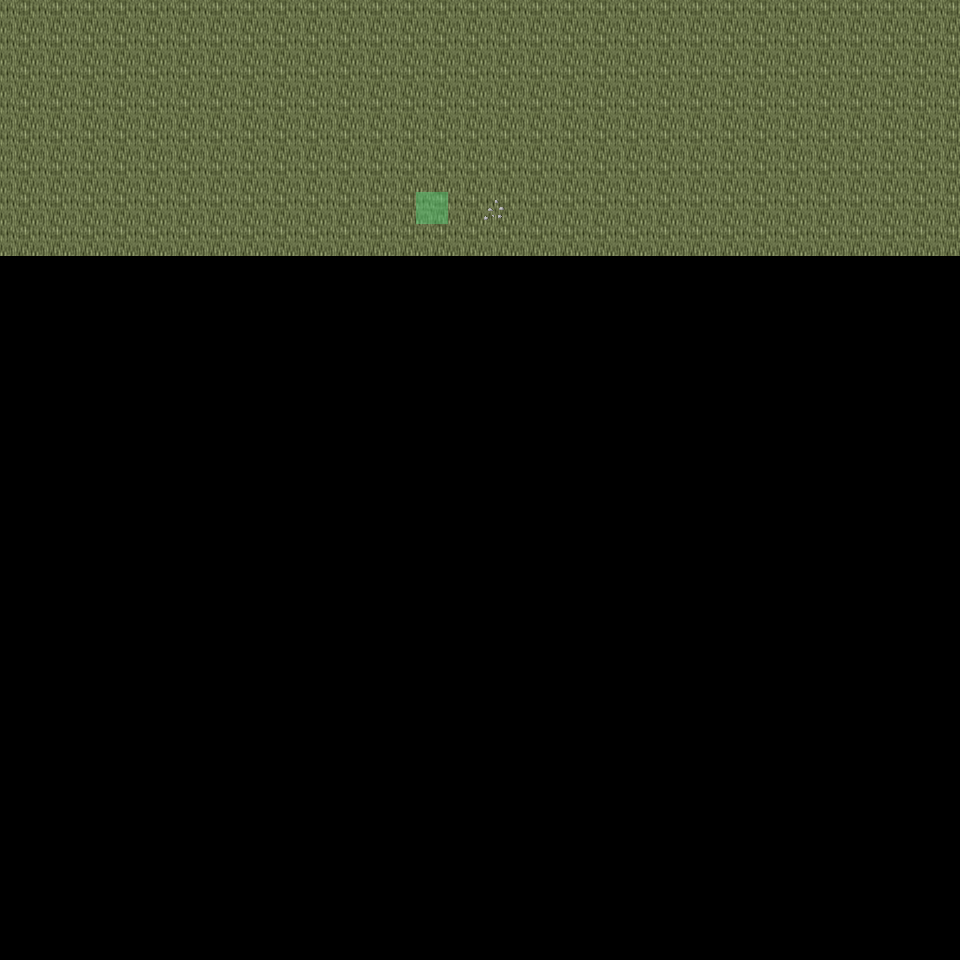

A 2D game scene composited from a Tiled map and its tileset images. What follows is a short description and the map's XML, with each tile layer's data collapsed to a summary:
An orthogonal 30x30 tile map with 32x32 px tiles, 6 tile layers (Ground, Object, Object2, Above, ...), 23 tilesets and 2 objects (2x mapExit).

<map version="1.0" orientation="orthogonal" renderorder="right-down" width="30" height="30" tilewidth="32" tileheight="32" nextobjectid="3">
  <tileset firstgid="1" name="tileset_ground_ground" tilewidth="32" tileheight="32" tilecount="33" columns="3">
    <image source="../drawable/tileset_ground_ground.png" width="96" height="352" />
  </tileset>
  <tileset firstgid="34" name="tileset_ground_ridge_earth_dark" tilewidth="32" tileheight="32" tilecount="96" columns="12">
    <image source="../drawable/tileset_ground_ridge_earth_dark.png" width="384" height="256" />
  </tileset>
  <tileset firstgid="130" name="tileset_logic_collision" tilewidth="32" tileheight="32" tilecount="1" columns="1">
    <image source="../drawable/tileset_logic_collision.png" width="32" height="32" />
  </tileset>
  <tileset firstgid="131" name="tileset_logic_creature_animal" tilewidth="32" tileheight="32" tilecount="32" columns="8">
    <image source="../drawable/tileset_logic_creature_animal.png" width="256" height="128" />
  </tileset>
  <tileset firstgid="163" name="tileset_ground_earth_edges" tilewidth="32" tileheight="32" tilecount="18" columns="6">
    <image source="../drawable/tileset_ground_earth_edges.png" width="192" height="96" />
  </tileset>
  <tileset firstgid="181" name="tileset_plant_grasses" tilewidth="32" tileheight="32" tilecount="6" columns="3">
    <image source="../drawable/tileset_plant_grasses.png" width="96" height="64" />
  </tileset>
  <tileset firstgid="187" name="tileset_ground_earth_edges_yellowgreen" tilewidth="32" tileheight="32" tilecount="15" columns="5">
    <image source="../drawable/tileset_ground_earth_edges_yellowgreen.png" width="160" height="96" />
  </tileset>
  <tileset firstgid="202" name="tileset_ground_grass_corners" tilewidth="32" tileheight="32" tilecount="24" columns="6">
    <image source="../drawable/tileset_ground_grass_corners.png" width="192" height="128" />
  </tileset>
  <tileset firstgid="226" name="tileset_plant_tree_tree_darkgreen" tilewidth="32" tileheight="32" tilecount="88" columns="8">
    <image source="../drawable/tileset_plant_tree_tree_darkgreen.png" width="256" height="352" />
  </tileset>
  <tileset firstgid="314" name="tileset_plant_tree_evergreen" tilewidth="32" tileheight="32" tilecount="36" columns="3">
    <image source="../drawable/tileset_plant_tree_evergreen.png" width="96" height="384" />
  </tileset>
  <tileset firstgid="350" name="tileset_plant_bush_various_small" tilewidth="32" tileheight="32" tilecount="9" columns="3">
    <image source="../drawable/tileset_plant_bush_various_small.png" width="96" height="96" />
  </tileset>
  <tileset firstgid="359" name="tileset_plant_bush_bushes" tilewidth="32" tileheight="32" tilecount="10" columns="5">
    <image source="../drawable/tileset_plant_bush_bushes.png" width="160" height="64" />
  </tileset>
  <tileset firstgid="369" name="tileset_building_decoration_rocks" tilewidth="32" tileheight="32" tilecount="6" columns="3">
    <image source="../drawable/tileset_building_decoration_rocks.png" width="96" height="64" />
  </tileset>
  <tileset firstgid="375" name="tileset_ground_stonecircle" tilewidth="32" tileheight="32" tilecount="81" columns="9">
    <image source="../drawable/tileset_ground_stonecircle.png" width="288" height="288" />
  </tileset>
  <tileset firstgid="456" name="tileset_ground_rock_rocks" tilewidth="32" tileheight="32" tilecount="4" columns="2">
    <image source="../drawable/tileset_ground_rock_rocks.png" width="64" height="64" />
  </tileset>
  <tileset firstgid="460" name="tileset_building_decoration_orbpedestal" tilewidth="32" tileheight="32" tilecount="2" columns="1">
    <image source="../drawable/tileset_building_decoration_orbpedestal.png" width="32" height="64" />
  </tileset>
  <tileset firstgid="462" name="tileset_building_house_chalet" tilewidth="32" tileheight="32" tilecount="56" columns="7">
    <image source="../drawable/tileset_building_house_chalet.png" width="224" height="256" />
  </tileset>
  <tileset firstgid="518" name="tileset_building_tower_chalet" tilewidth="32" tileheight="32" tilecount="16" columns="2">
    <image source="../drawable/tileset_building_tower_chalet.png" width="64" height="256" />
  </tileset>
  <tileset firstgid="534" name="tileset_plant_bush_bush_pinks" tilewidth="32" tileheight="32" tilecount="4" columns="2">
    <image source="../drawable/tileset_plant_bush_bush_pinks.png" width="64" height="64" />
  </tileset>
  <tileset firstgid="538" name="tileset_ground_dry_grass" tilewidth="32" tileheight="32" tilecount="54" columns="9">
    <image source="../drawable/tileset_ground_dry_grass.png" width="288" height="192" />
  </tileset>
  <tileset firstgid="592" name="tileset_object_rock_pillars_stone" tilewidth="32" tileheight="32" tilecount="36" columns="6">
    <image source="../drawable/tileset_object_rock_pillars_stone.png" width="192" height="192" />
  </tileset>
  <tileset firstgid="628" name="tileset_building_door_brown_door" tilewidth="32" tileheight="32" tilecount="3" columns="1">
    <image source="../drawable/tileset_building_door_brown_door.png" width="32" height="96" />
  </tileset>
  <tileset firstgid="631" name="tileset_logic_creature_fowl" tilewidth="32" tileheight="32" tilecount="6" columns="6">
    <image source="../drawable/tileset_logic_creature_fowl.png" width="192" height="32" />
  </tileset>
  <layer name="Ground" width="30" height="30">
    <data>[900 cells, 240 non-empty, 1 distinct tile ids]</data>
  </layer>
  <layer name="Object" width="30" height="30">
    <data>[900 cells, 2 non-empty, 2 distinct tile ids]</data>
  </layer>
  <layer name="Object2" width="30" height="30">
    <data>[900 cells, 0 non-empty, 0 distinct tile ids]</data>
  </layer>
  <layer name="Above" width="30" height="30">
    <data>[900 cells, 0 non-empty, 0 distinct tile ids]</data>
  </layer>
  <layer name="Above2" width="30" height="30">
    <data>[900 cells, 0 non-empty, 0 distinct tile ids]</data>
  </layer>
  <layer name="Walkable" width="30" height="30">
    <data>[900 cells, 1 non-empty, 1 distinct tile ids]</data>
  </layer>
  <objectgroup name="MapEvents">
    <object id="1" name="north" type="mapExit" x="0" y="0" width="960" height="32">
      <properties>
        <property name="map" value="level_0_x170_y11" />
        <property name="x" value="0" />
        <property name="y" value="28" />
      </properties>
    </object>
    <object id="2" name="east" type="mapExit" x="928" y="0" width="32" height="960">
      <properties>
        <property name="map" value="level_0_x171_y12" />
        <property name="x" value="1" />
        <property name="y" value="0" />
      </properties>
    </object>
  </objectgroup>
</map>
